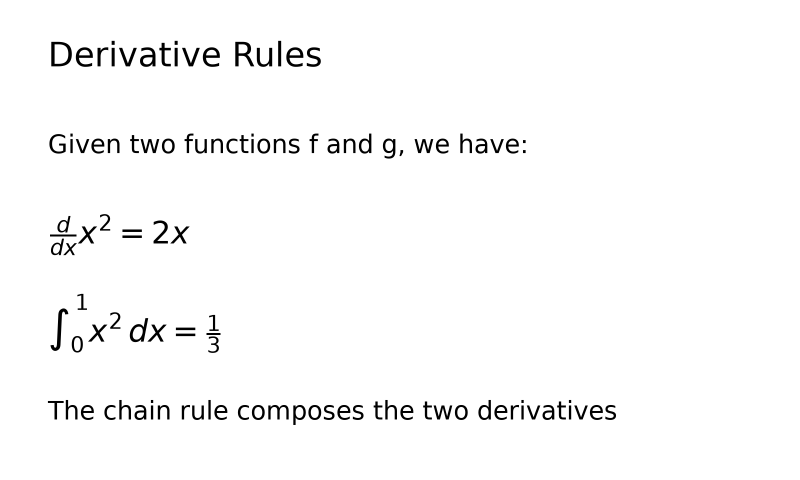
#> input picture assets/eval/board_01.png, 1600 x 960 px (shown at 1/2 size)
$ python pipeline.py ../assets/eval/board_01.png ../assets/eval/board_02.png
#> lines starting #> are read from the running program, lines starting #| are printed output that depends on the picture; after the words box and inside, x2 and y2 are one past the last pixel; in counts of white or black regions, pixels touching at a corner belong together
### preprocess/enhance.py
# -*- coding: utf-8 -*-
"""preprocess/enhance.py —— 图像增强四步(主责: B 郭佳欣;骨架: A 提供)

验证命令(填完函数后运行):
    python -m preprocess.enhance assets/test_text.png data/enhance_check
期望结果:
    data/enhance_check/ 下生成 gray.png / norm.png / binary.png / crop.png
    其中 crop.png 四边贴合内容,没有大片空白边;肉眼核对即可。

AI 辅助说明: 见 README「诚信声明」。

数据流(接口已冻结,只填函数体,不改签名):
    load_image(A) -> to_gray -> normalize -> binarize -> crop_content
    输入 bgr    : np.ndarray, 形状 (H, W, 3), uint8, BGR, 长边 <= 1600
    最终输出    : np.ndarray, 形状 (H, W),   uint8, 取值 0/255

极性约定(重要,联调时与 A 确认):
    本模块输出的二值图极性不保证(板书照片通常是"黑字白底");
    layout 入口会先 ensure_foreground_white() 统一成"字=白(255)"再切行。
    因此这里不需要你自己翻转极性,也不要改动 crop_content 的前景判断。
"""

from __future__ import annotations

import cv2
import numpy as np


def to_gray(bgr: np.ndarray) -> np.ndarray:
    """第一步: BGR 彩色图 -> 单通道灰度图。

    单行实现,用 cv2.cvtColor。验证:
        python -c "import cv2; from preprocess.enhance import to_gray; \
g = to_gray(cv2.imread('assets/test_text.png')); print(g.shape, g.dtype)"
    期望: (H, W) uint8 —— 比输入少一维。
    """
    return cv2.cvtColor(bgr, cv2.COLOR_BGR2GRAY)


def normalize(gray: np.ndarray) -> np.ndarray:
    """第二步: 光照归一化(CLAHE),把板书照片上的明暗拉均匀。

    用 cv2.createCLAHE(clipLimit=2.0, tileGridSize=(8, 8)) 再 .apply。
    验证: 对同一张图,角落发暗的区域在 norm.png 里字迹应更清晰均匀。
    """
    clahe = cv2.createCLAHE(clipLimit=2.0, tileGridSize=(8, 8))
    return clahe.apply(gray)


def binarize(gray: np.ndarray) -> np.ndarray:
    """第三步: Otsu 自动阈值二值化,输出只有 0 和 255 两种值。

    用 cv2.threshold(gray, 0, 255, cv2.THRESH_BINARY + cv2.THRESH_OTSU),
    阈值参数填 0 表示让 Otsu 自己找,不要手调数字。
    验证: binary.png 里整张图只有黑白两色,没有中间灰。
    """
    _, out = cv2.threshold(gray, 0, 255, cv2.THRESH_BINARY + cv2.THRESH_OTSU)
    return out


def crop_content(bin_img: np.ndarray) -> np.ndarray:
    """第四步: 用行列投影裁掉四周空白边。

    前景判断: 本步骤按"暗像素是字"统计(与 Otsu 输出极性一致),
    即 fg = (bin_img < 128)。不需要翻转极性,layout 入口会统一。

    算法步骤(参考《分工_B_版面分析.md》§3.4):
      1. fg = (bin_img < 128)              # True 表示是字
      2. rows = np.where(fg.any(axis=1))[0]  # 有字的行号
      3. cols = np.where(fg.any(axis=0))[0]  # 有字的列号
      4. 空图(len(rows)==0 或 len(cols)==0)原样返回,不要崩溃
      5. 用切片 bin_img[rows[0]:rows[-1]+1, cols[0]:cols[-1]+1] 裁剪

    验证: crop.png 四边贴合内容,无大片空白边。
    """
    fg = bin_img < 128                    # True = 暗像素 = 字
    rows = np.where(fg.any(axis=1))[0]
    cols = np.where(fg.any(axis=0))[0]
    if len(rows) == 0 or len(cols) == 0:
        return bin_img                    # 全空图: 原样返回,不要崩
    return bin_img[rows[0]:rows[-1] + 1, cols[0]:cols[-1] + 1]


# ---------------------------------------------------------------------------
# 以下自测脚本与四个函数的实现无关,B 不需要修改。
# 作用: 把一张样例图走完四步并存图,让你用眼睛检查每一步结果。
# ---------------------------------------------------------------------------
# [32 lines that do not run on import are left out]

### layout/segment.py
# -*- coding: utf-8 -*-
"""layout/segment.py —— 行切分(主责: B 郭佳欣;骨架: A 提供)

验证命令(填完后运行,由 layout/pipeline.py 的自测脚本代跑):
    python -m layout.pipeline assets/test_text.png data/layout_check
期望结果:
    data/layout_check/annotated.png 里每个句子被绿/红框单独框住,
    框的数量 = 板书行数,从上到下编号 0,1,2,...

AI 辅助说明: 见 README「诚信声明」。

数据流(接口已冻结,只填函数体,不改签名):
    enhance 的二值图 -> ensure_foreground_white -> split_lines
    -> (每行) classify_line -> 组装 Region 列表(analyze_layout)

Region 冻结结构(交给 C 识别,字段名和类型不许改):
    {"bbox": (x, y, w, h), "type": "text"|"formula",
     "order": int, "image": np.ndarray, "confidence": float}

极性约定(与 preprocess/enhance.py 文件头呼应):
    enhance 输出的二值图极性不保证(通常黑字白底),
    本模块的 ensure_foreground_white 负责统一成"字=白(255)"。
    统一之后,全 layout 模块一律按 >0 为前景来判断。
"""

from __future__ import annotations

import numpy as np


def ensure_foreground_white(bin_img: np.ndarray) -> np.ndarray:
    """把二值图统一成"字=白(255)"。

    判断方法: np.mean(bin_img) > 127 说明整体偏白(黑字白底),取反即可。
    取反用 cv2.bitwise_not(bin_img)。注意: 已经是白字白底黑(整体偏黑)时不要动。
    验证: 黑字白底图输入后,np.mean(输出) < 127 且 cv2.countNonZero 明显增多。
    """
    import cv2

    if np.mean(bin_img) > 127:            # 整体偏白 = 黑字白底
        return cv2.bitwise_not(bin_img)
    return bin_img


def split_lines(bin_img: np.ndarray, min_h: int = 28) -> list[tuple[int, int]]:
    """按行投影切行,返回每行的 (y0, y1) 上下边界(左闭右开)。

    算法(参考《分工_B_版面分析.md》§4.1 与 §4.3):
      1. row_proj = (bin_img > 0).sum(axis=1)   # 每行白像素数(字=白)
      2. 从左到右扫: 投影从 0 变 >0 是一行开始,从 >0 变 0 是一行结束
      3. 连续段高度 >= min_h 才算一行(过滤噪点);不够高就丢弃
      4. 扫到结尾还没闭合的段,收尾为 (start, 图高)

    验证: test_empty_image 应返回 [];有两行字、中间空 5 行的图应返回 2 个区间。
    """
    row_proj = (bin_img > 0).sum(axis=1)   # 每行的前景像素数(字=白)
    lines: list[tuple[int, int]] = []
    start = None

    for y, v in enumerate(row_proj):
        if v > 0 and start is None:        # 空白 -> 有字: 一行开始
            start = y
        elif v == 0 and start is not None:  # 有字 -> 空白: 一行结束
            if y - start >= min_h:
                lines.append((start, y))
            start = None

    if start is not None:                  # 图像底部还有一行没收尾
        if len(row_proj) - start >= min_h:
            lines.append((start, len(row_proj)))
    return _merge_fragments(lines)


def _merge_fragments(lines: list[tuple[int, int]]) -> list[tuple[int, int]]:
    """把"上标/下标被切出来"的碎片并回上一行。

    实测案例: `\\sum_{k}` 的 k 与 Σ 之间有一行全空,
    会被切成独立的一段(高 33px、宽 25px);不合并就会多出一个 Region,
    后面的 order 全部错位。
    合并条件(两条都满足,避免误并真正的短行):
      - 与上一段的垂直间隙 <= max(6, 0.4 * 上一段高度);
      - 本段高度 <= 0.6 * 上一段高度。
    """
    merged: list[tuple[int, int]] = []
    for y0, y1 in lines:
        if merged:
            py0, py1 = merged[-1]
            gap = y0 - py1
            prev_h = py1 - py0
            cur_h = y1 - y0
            if gap <= max(6, int(0.4 * prev_h)) and cur_h <= 0.6 * prev_h:
                merged[-1] = (py0, y1)      # 并进上一段,bbox 向下扩
                continue
        merged.append((y0, y1))
    return merged


def analyze_layout(binary: np.ndarray) -> list[dict]:
    """把二值图切成 Region 列表(layout 模块对外唯一入口)。

    算法步骤(参考《分工_B_版面分析.md》§4.4,文档里有完整参考代码):
      1. bin_img = ensure_foreground_white(binary)
      2. for (y0, y1) in split_lines(bin_img):
           取行图 line = bin_img[y0:y1, :]
           用列投影去掉左右空白: cols = np.where((line > 0).any(axis=0))[0]
           空行(cols 为空)跳过;切出 block = line[:, x0:x1]
           组装 Region: bbox=(x0, y0, x1-x0, y1-y0),
                       type=classify_line(block)  # 从 layout.classify 导入
                       order=-1, image=block, confidence=0.6
      3. 按 bbox 的 y 从小到大排序,重新编号 order = 0,1,2,...

    验证: 返回的每个 Region 都满足文件头注释里的冻结结构。
    """
    from layout.classify import classify_line

    bin_img = ensure_foreground_white(binary)
    regions: list[dict] = []

    for y0, y1 in split_lines(bin_img):
        line = bin_img[y0:y1, :]
        cols = np.where((line > 0).any(axis=0))[0]
        if len(cols) == 0:
            continue                       # 空行: 跳过
        x0, x1 = int(cols[0]), int(cols[-1]) + 1
        block = line[:, x0:x1]
        regions.append({
            "bbox": (x0, int(y0), x1 - x0, int(y1 - y0)),
            "type": classify_line(block),
            "order": -1,
            "image": block,
            "confidence": 0.6,             # 规则分类把握不大, 先给 0.6
        })

    regions.sort(key=lambda r: r["bbox"][1])
    for i, r in enumerate(regions):
        r["order"] = i
    return regions

### layout/pipeline.py
# -*- coding: utf-8 -*-
"""layout/pipeline.py —— layout 模块对外唯一出口(A 维护,B 不要修改)

为什么有这个文件:
    main.py 的冻结接口写的是 `from layout.pipeline import analyze_layout`。
    本文件只做转口 + 自测脚本;真正的实现在 segment/classify 里,由 B 维护。

验证命令(给 B 的整体自测,也是 A 评审时第一步跑的):
    python -m layout.pipeline assets/test_text.png data/layout_check
期望结果:
    data/layout_check/annotated.png 生成;
    示例图 5 行板书被单独框住(2 行公式为红框),编号从上到下递增。

AI 辅助说明: 见 README「诚信声明」。
"""

from __future__ import annotations

from layout.segment import analyze_layout

__all__ = ["analyze_layout"]


if __name__ == "__main__":
    import os
    import sys

    import cv2

    from config import MAX_SIDE
    from layout.visualize import draw_regions
    from preprocess.enhance import binarize, crop_content, normalize, to_gray

    if len(sys.argv) != 3:
        print("用法: python -m layout.pipeline <图片路径> <输出目录>")
        raise SystemExit(1)

    src, out_dir = sys.argv[1], sys.argv[2]
    os.makedirs(out_dir, exist_ok=True)

    # 复现 A 的 load_image 缩放逻辑(正式版以 preprocess/pipeline.py 为准)
    bgr = cv2.imread(src)
#> bgr is the input picture: shape (960, 1600, 3); min 0, max 255, mean 249.2
    if bgr is None:
        raise FileNotFoundError(src)
    h, w = bgr.shape[:2]
#> h = 960; w = 1600
    scale = MAX_SIDE / max(h, w)
#> scale = 1
    if scale < 1:
        bgr = cv2.resize(bgr, (int(w * scale), int(h * scale)))

    # 走一遍 enhance: 得到"字=白/黑"的真实二值图
    gray = to_gray(bgr)
    gray = normalize(gray)
    bin_img = crop_content(binarize(gray))
#> in binarize, `_, out = cv2.threshold(gray, 0, 255, cv2.THRESH_BINARY + cv2.THRESH_OT..`: out: shape (960, 1600); 97.7% white; 112 black regions, largest, box (x1, y1, x2, y2) and area: (103, 84, 144, 133) 824, (471, 84, 508, 133) 784, (101, 617, 137, 702) 758
#> in crop_content, `fg = bin_img < 128`:
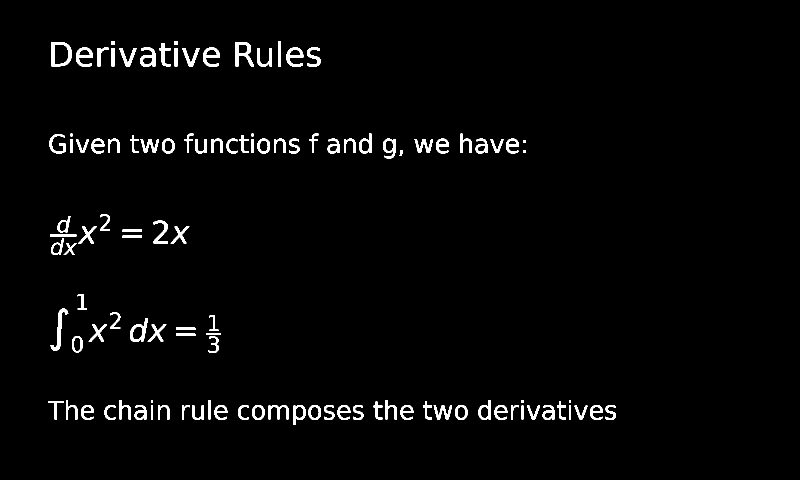
#> fg: shape (960, 1600) bool (shown at 1/2 size); 2.3% white; 112 white regions, largest, box (x1, y1, x2, y2) and area: (103, 84, 144, 133) 824, (471, 84, 508, 133) 784, (101, 617, 137, 702) 758
#> in crop_content, `rows = np.where(fg.any(axis=1))[0]`: rows = 352 values from 82 to 849
#> in crop_content, `cols = np.where(fg.any(axis=0))[0]`: cols = 1061 values from 96 to 1231
#> in crop_content, `return bin_img[rows[0]:rows[-1] + 1, cols[0]:cols[-1] + 1]`:
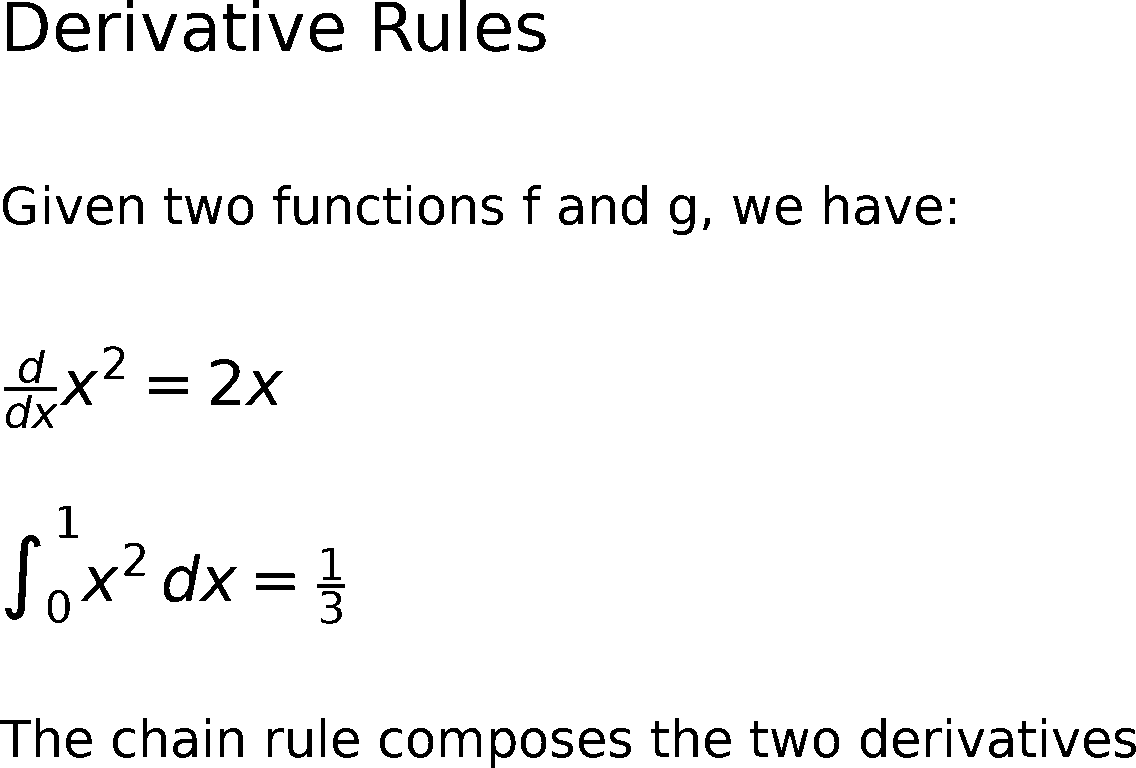
#> returned value: shape (768, 1136); 96% white; 112 black regions, largest, box (x1, y1, x2, y2) and area: (7, 2, 48, 51) 824, (375, 2, 412, 51) 784, (5, 535, 41, 620) 758

    regions = analyze_layout(bin_img)
#> the loop in analyze_layout, `for y0, y1 in split_lines(bin_img):` made 1 pass
#> (y0, y1, x0, x1) on pass 1: (0, 52, 7, 546)
#> pass 1, in analyze_layout, `line = bin_img[y0:y1, :]`:
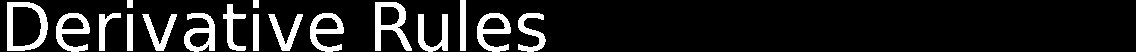
#> line: shape (52, 1136); 12.9% white; 17 white regions, largest, box (x1, y1, x2, y2) and area: (7, 2, 48, 51) 824, (375, 2, 412, 51) 784, (56, 13, 90, 52) 623
#> pass 1, in analyze_layout, `block = line[:, x0:x1]`:
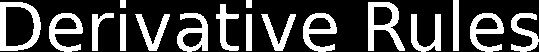
#> block: shape (52, 539); 27.1% white; 17 white regions, largest, box (x1, y1, x2, y2) and area: (0, 2, 41, 51) 824, (368, 2, 405, 51) 784, (49, 13, 83, 52) 623
#> after the loop in analyze_layout, `for y0, y1 in split_lines(bin_img):`: regions = []
#> (the run stopped early here; a loop or call above may not have finished)

$ run again, on assets/eval/board_04.png
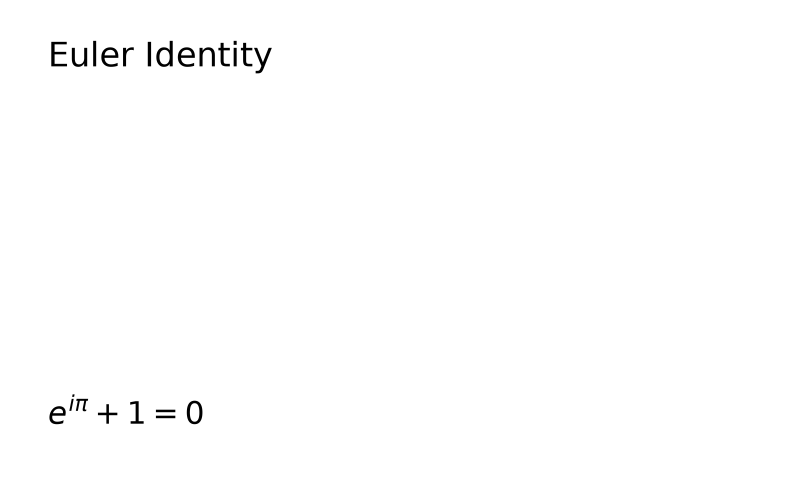
#> input picture assets/eval/board_04.png, 1600 x 960 px (shown at 1/2 size)
#> bgr is the input picture: shape (960, 1600, 3); min 0, max 255, mean 253.5
#> out: shape (960, 1600); 99.4% white; 23 black regions, largest, box (x1, y1, x2, y2) and area: (313, 82, 345, 134) 703, (103, 84, 134, 133) 654, (374, 801, 405, 848) 631
#> in crop_content, `fg = bin_img < 128`:
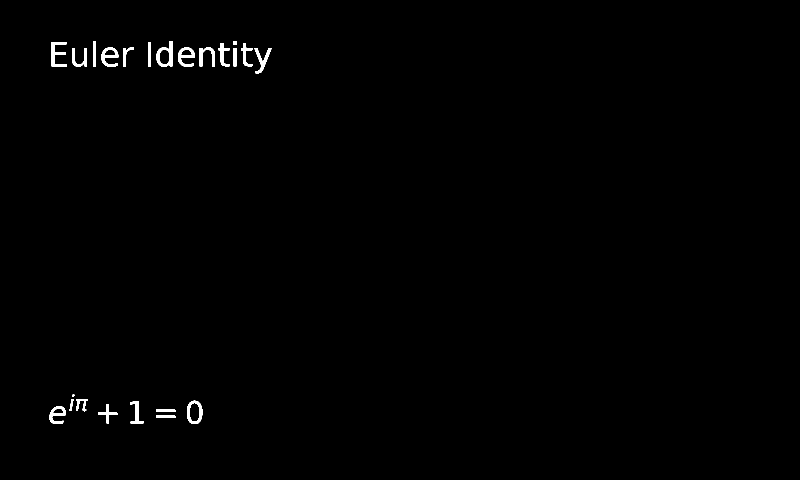
#> fg: shape (960, 1600) bool (shown at 1/2 size); 0.58% white; 23 white regions, largest, box (x1, y1, x2, y2) and area: (313, 82, 345, 134) 703, (103, 84, 134, 133) 654, (374, 801, 405, 848) 631
#> rows = 120 values from 82 to 847
#> cols = 366 values from 99 to 542
#> the loop in analyze_layout, `for y0, y1 in split_lines(bin_img):` made 1 pass
#> (y0, y1, x0, x1) on pass 1: (0, 65, 4, 444)
#> pass 1, in analyze_layout, `block = line[:, x0:x1]`:
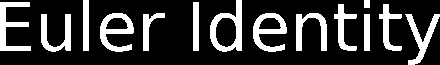
#> block: shape (65, 440); 21.7% white; 14 white regions, largest, box (x1, y1, x2, y2) and area: (210, 0, 242, 52) 703, (0, 2, 31, 51) 654, (100, 13, 134, 52) 623
#> after the loop in analyze_layout, `for y0, y1 in split_lines(bin_img):`: regions = []
